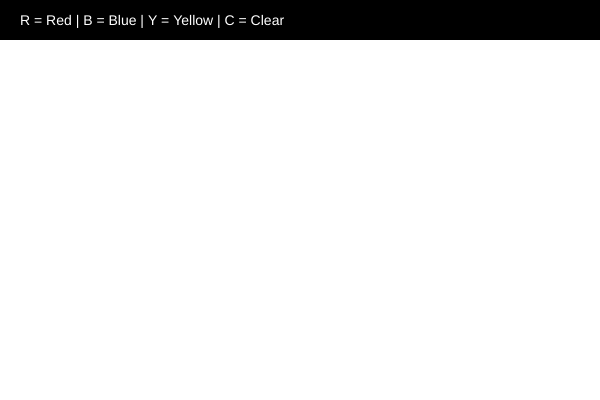
Frame 1 (no input)
Frame 60 (no input): identical to frame 1, image omitted
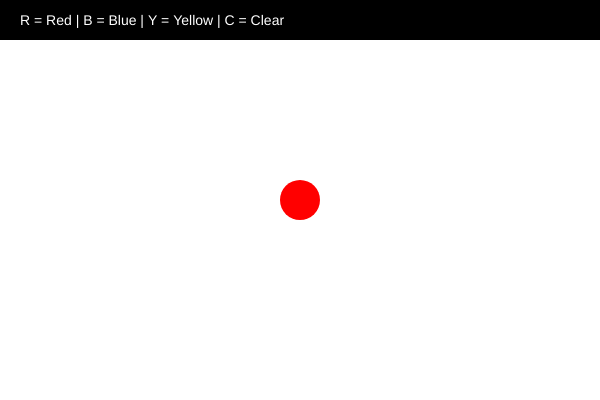
Frame 120 (the mouse pressed at the canvas centre since frame 60)

The p5.js sketch that drew these frames (run headless with seeded random() and noise() and a simulated clock; from frame 60 on, the mouse is pressed at the canvas centre):

// p5.js sketch
// ── sketch.js

let color = "red";

function setup() {
  createCanvas(600, 400);
  background(255);
}

function draw() {
  fill(0);
  noStroke();
  rect(0, 0, 600, 40);

  fill(255);
  textSize(14);
  text("R = Red | B = Blue | Y = Yellow | C = Clear", 20, 25);
}

function mousePressed() {
  fill(color);
  noStroke();
  circle(mouseX, mouseY, 40);
  console.log("Mouse clicked");
}

function keyPressed() {
  if (key === "r") {
    color = "red";
  }

  if (key === "b") {
    color = "blue";
  }

  if (key === "y") {
    color = "yellow";
  }

  if (key === "c") {
    background(255);
  }

  console.log("Key pressed: " + key);
}
